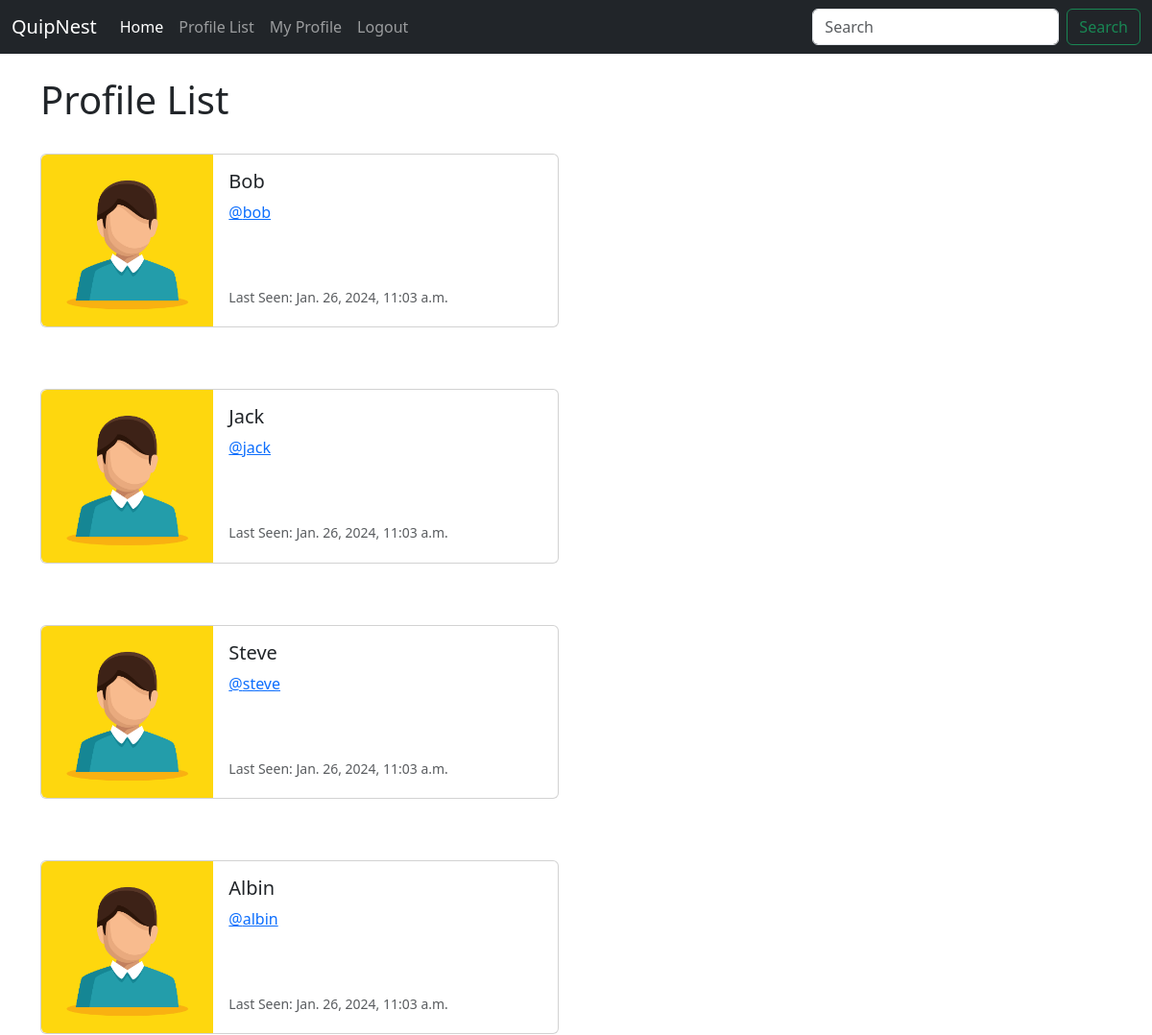
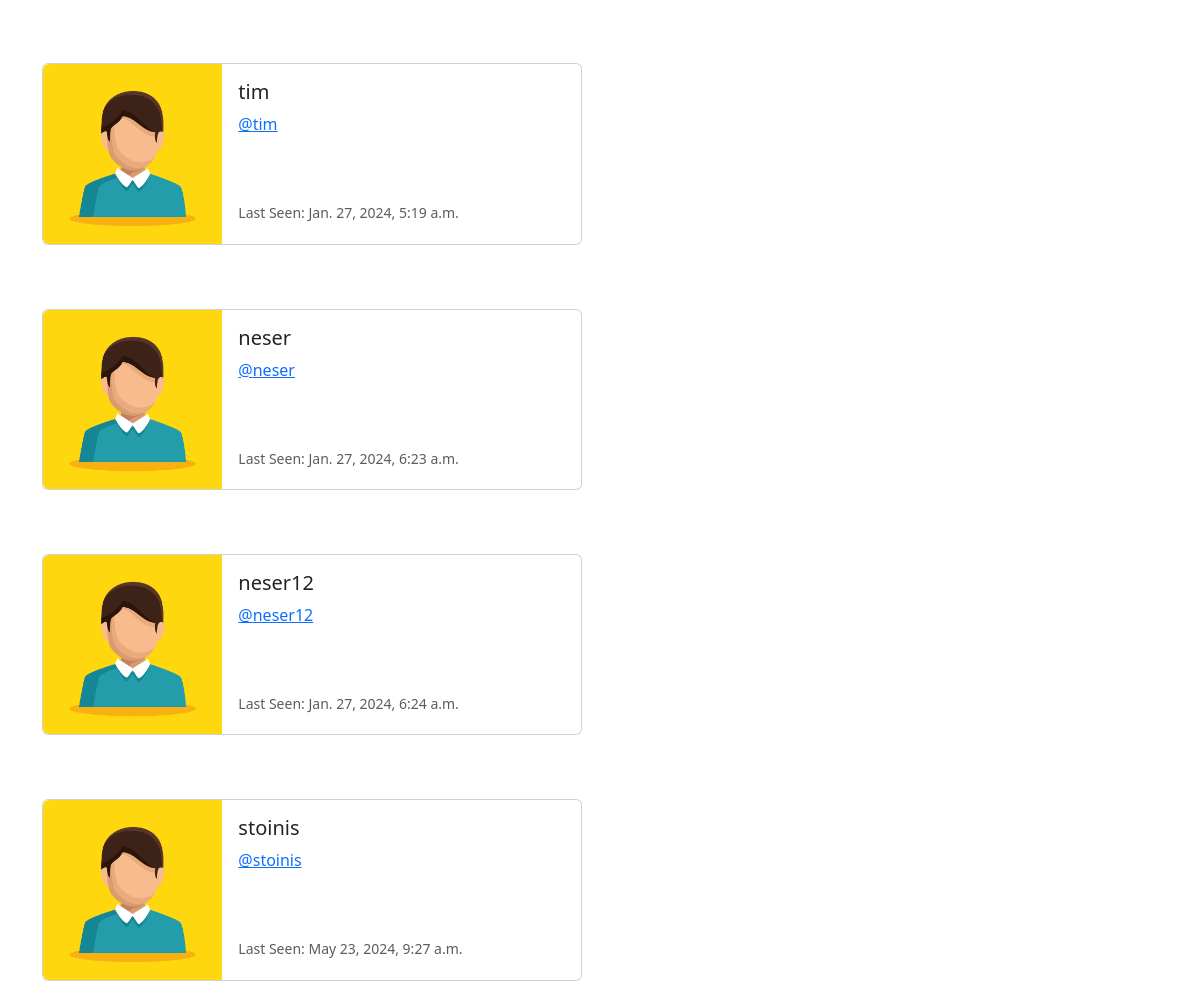
The app's page /profile_list (signed in) with its own data (2 pictures, top to bottom).
### Home/models.py (models this page shows, shortened)
class Profile(models.Model):
    user = models.OneToOneField(User,on_delete = models.CASCADE)
    follows = models.ManyToManyField("self",related_name="followed_by",symmetrical=False,blank=True)
    date_modified = models.DateTimeField(User,auto_now=True)
    profile_image = models.ImageField(null=True, blank=True, upload_to="images/")

### Home/views.py (the view)
# urls.py: path('profile_list',views.profile_list,name="profile_list"),
def profile_list(request):
    if request.user.is_authenticated:
        profiles = Profile.objects.exclude(user=request.user)
        return render(request,'profile_list.html',{"profiles":profiles})
    else:
        messages.success(request,"you must be logged in to view this page...")
        return redirect('index')

### templates/profile_list.html (shortened to what this page needs)
{% extends "base.html" %}
{% load static %}
{% block content %}
<h1>Profile List</h1><br/>
{% if profiles %}
    {% for profile in profiles %}
    <div class="card mb-3" style="max-width: 540px;">
        <div class="row g-0">
          <div class="col-md-4">
            <img src="{% static "images/profile.jpg" %}" class="img-fluid rounded-start" alt="...">
          </div>
          <div class="col-md-8">
            <div class="card-body">
              <h5 class="card-title">{{profile.user.username}}</h5>
              <p class="card-text"><a href="{% url "profile" profile.user.id %}">@{{profile.user.username|lower}}</a></p><br/><br/>
              <p class="card-text"><small class="text-body-secondary">Last Seen: {{profile.date_modified}}</small></p>
            </div>
          </div>
        </div>
      </div>
      <br/><br/>
    {% endfor %}
{% endif %}
{% endblock content %}

### records on screen
Profile: user.username "Bob", user.username "bob", date_modified "Jan. 26, 2024, 11:03 a.m."
Profile: user.username "Jack", user.username "jack", date_modified "Jan. 26, 2024, 11:03 a.m."
Profile: user.username "Steve", user.username "steve", date_modified "Jan. 26, 2024, 11:03 a.m."
Profile: user.username "Albin", user.username "albin", date_modified "Jan. 26, 2024, 11:03 a.m."
Profile: user.username "tim", date_modified "Jan. 27, 2024, 5:19 a.m."
Profile: user.username "neser", date_modified "Jan. 27, 2024, 6:23 a.m."
Profile: user.username "neser12", date_modified "Jan. 27, 2024, 6:24 a.m."
Profile: user.username "stoinis", date_modified "May 23, 2024, 9:27 a.m."
